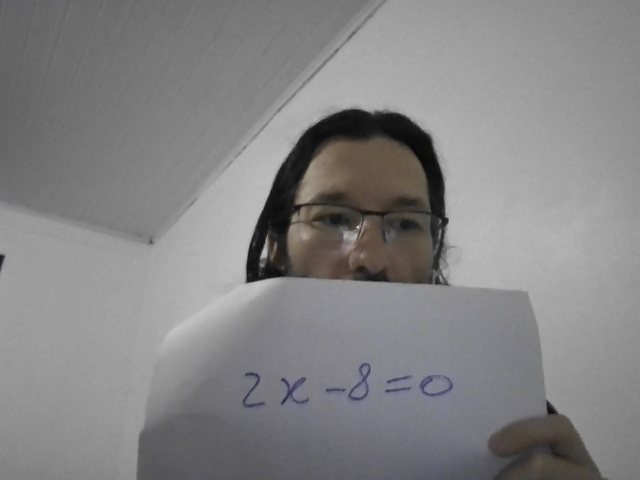
#> input picture capturas/20261104_202910.jpg, 640 x 480 px
$ python -i main.py   (imports and definitions only)
#> lines starting #> are read from the running program, lines starting #| are printed output that depends on the picture; after the words box and inside, x2 and y2 are one past the last pixel; in counts of white or black regions, pixels touching at a corner belong together
#> further down, picture is the input picture: shape (480, 640, 3); mean B, G, R 132.3, 131.5, 132.3
# Webcam OCR — OpenCV + Tesseract

import cv2
import numpy as np
import pytesseract
import os
import textwrap
from datetime import datetime

# Configuração do Tesseract
pytesseract.pytesseract.tesseract_cmd = "/usr/bin/tesseract"

IDIOMA = "por"
PASTA = "capturas"

# [1 line not run here, left out]


def corrigir_perspectiva(imagem):
    """Detecta o papel e corrige sua perspectiva."""

    cinza = cv2.cvtColor(imagem, cv2.COLOR_BGR2GRAY)

    # Reduz ruído e detecta bordas
    suavizada = cv2.GaussianBlur(cinza, (5, 5), 0)
    bordas = cv2.Canny(suavizada, 50, 150)
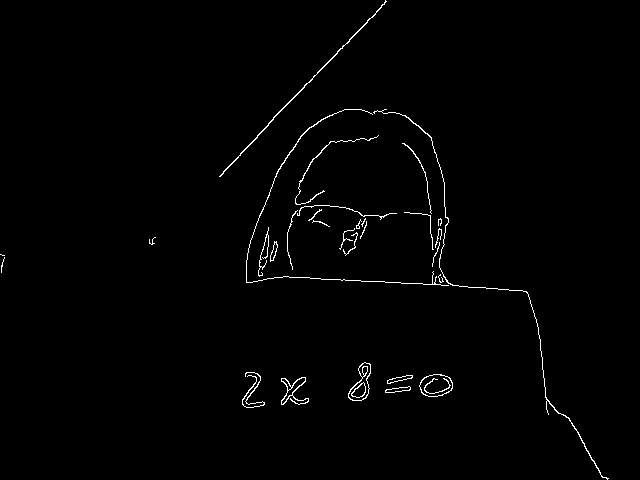
#> bordas: shape (480, 640); 1.1% white in thin lines or dots

    contornos, _ = cv2.findContours(
        bordas,
        cv2.RETR_LIST,
        cv2.CHAIN_APPROX_SIMPLE
    )
#> contornos = 42 contours, 21 with area under 20; largest, box (x1, y1, x2, y2) and area: (419, 374, 453, 397) 576, (419, 374, 453, 397) 556, (348, 362, 371, 401) 466, (348, 362, 371, 401) 400, (281, 377, 309, 405) 238

    contornos = sorted(
        contornos,
        key=cv2.contourArea,
        reverse=True
    )

    for contorno in contornos[:10]:

        perimetro = cv2.arcLength(contorno, True)

        aproximacao = cv2.approxPolyDP(
            contorno,
            0.02 * perimetro,
            True
        )

        # O papel deve possuir quatro cantos
        if len(aproximacao) == 4:

            pontos = aproximacao.reshape(4, 2).astype("float32")

            # Ordenar os quatro cantos
            soma = pontos.sum(axis=1)
            diferenca = np.diff(pontos, axis=1).flatten()

            superior_esquerdo = pontos[np.argmin(soma)]
            inferior_direito = pontos[np.argmax(soma)]
            superior_direito = pontos[np.argmin(diferenca)]
            inferior_esquerdo = pontos[np.argmax(diferenca)]

            ordenados = np.array([
                superior_esquerdo,
                superior_direito,
                inferior_direito,
                inferior_esquerdo
            ], dtype="float32")

            largura = max(
                np.linalg.norm(
                    ordenados[0] - ordenados[1]
                ),
                np.linalg.norm(
                    ordenados[2] - ordenados[3]
                )
            )

            altura = max(
                np.linalg.norm(
                    ordenados[0] - ordenados[3]
                ),
                np.linalg.norm(
                    ordenados[1] - ordenados[2]
                )
            )

            largura = int(largura)
            altura = int(altura)

            if largura < 100 or altura < 100:
                continue

            destino = np.array([
                [0, 0],
                [largura - 1, 0],
                [largura - 1, altura - 1],
                [0, altura - 1]
            ], dtype="float32")

            matriz = cv2.getPerspectiveTransform(
                ordenados,
                destino
            )

            documento = cv2.warpPerspective(
                imagem,
                matriz,
                (largura, altura)
            )

            return documento
#> this loop made 10 passes
#> perimetro on passes 1, 2, 3, 4, 5, 7, 8, 9, 10: 94.18, 91.84, 110.6, 139, 193.5, 78.57, 47.46, 45.7, 1123.8
#> (perimetro, aproximacao) on pass 6: (498, [[385, 0], [219, 176]])

    # Se não encontrar o papel, usa a imagem original
    return imagem


def preparar_imagem(imagem):
    """Melhora a imagem para reconhecimento de texto."""

    cinza = cv2.cvtColor(
        imagem,
        cv2.COLOR_BGR2GRAY
    )

    # Aumentar resolução para letras pequenas
    altura, largura = cinza.shape
#> altura = 480; largura = 640

    if largura < 1800:
        fator = 1800 / largura
#> fator = 2.81

        cinza = cv2.resize(
            cinza,
            None,
            fx=fator,
            fy=fator,
            interpolation=cv2.INTER_CUBIC
        )
#> cinza: shape (1350, 1800)

    # Melhorar contraste local
    clahe = cv2.createCLAHE(
        clipLimit=2.0,
        tileGridSize=(8, 8)
    )

    contraste = clahe.apply(cinza)
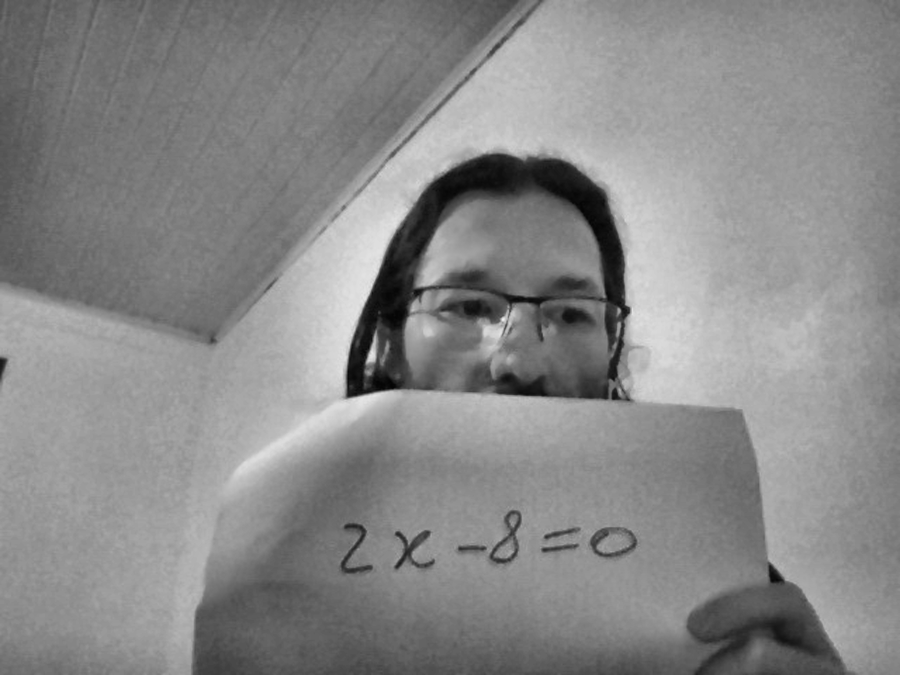
#> contraste: shape (1350, 1800) (shown at 1/2 size); min 3, max 242, mean 136.1

    return contraste


def reconhecer_texto(imagem):
    """Reconhece texto usando diferentes configurações."""

    documento = corrigir_perspectiva(imagem)

    processada = preparar_imagem(documento)

    cv2.imshow("Documento processado", processada)

    # Testar diferentes modos de segmentação
    configuracoes = [
        "--oem 3 --psm 6",
        "--oem 3 --psm 4"
    ]

    melhor_texto = ""
    melhor_confianca = -1

    for config in configuracoes:

        dados = pytesseract.image_to_data(
            processada,
            lang=IDIOMA,
            config=config,
            output_type=pytesseract.Output.DICT
        )

        confiancas = [
            float(c)
            for c, palavra in zip(
                dados["conf"],
                dados["text"]
            )
            if palavra.strip() and float(c) >= 0
        ]

        confianca = (
            sum(confiancas) / len(confiancas)
            if confiancas else 0
        )

        texto = pytesseract.image_to_string(
            processada,
            lang=IDIOMA,
            config=config
        )

        if confianca > melhor_confianca:
            melhor_confianca = confianca
            melhor_texto = texto
#> after the loop, melhor_confianca = -1; melhor_texto = ''

    print(f"Confiança média: {melhor_confianca:.1f}%")

    return melhor_texto.strip(), documento


# [64 lines left out: functions salvar_resultado, main, not called in this run]


# [2 lines not run here, left out]

>>> import cv2
>>> picture = cv2.imread('capturas/20261104_202910.jpg')
#> (the run stopped early here; a loop or call above may not have finished)

$ run again, on capturas/20261104_203005.jpg
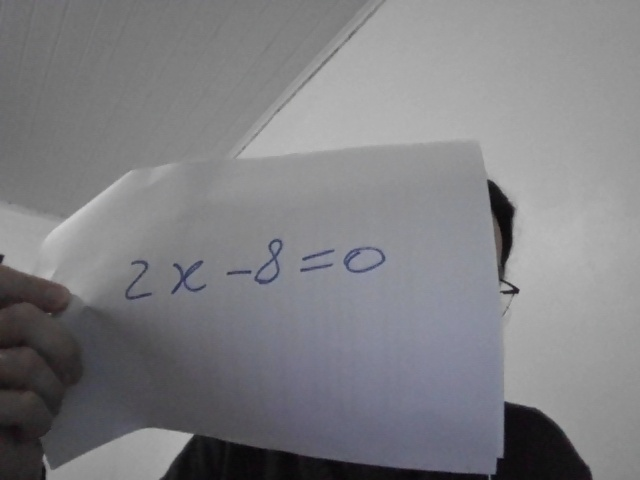
#> input picture capturas/20261104_203005.jpg, 640 x 480 px
#> picture is the input picture: shape (480, 640, 3); mean B, G, R 130.4, 126.9, 127
#> in corrigir_perspectiva, `bordas = cv2.Canny(suavizada, 50, 150)`:
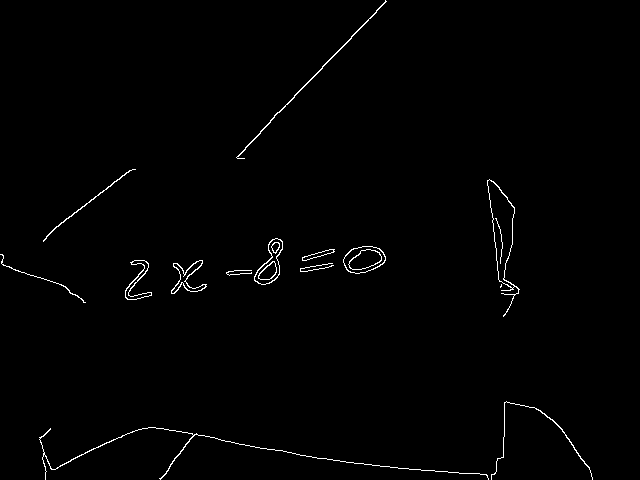
#> bordas: shape (480, 640); 0.96% white in thin lines or dots
#> contornos = 27 contours, 4 with area under 20; largest, box (x1, y1, x2, y2) and area: (487, 179, 520, 317) 1543, (487, 179, 515, 289) 1496, (343, 246, 386, 274) 856, (343, 246, 386, 274) 828, (254, 238, 283, 285) 664
#> the loop in corrigir_perspectiva, `for contorno in contornos[:10]: ` made 10 passes
#> perimetro on passes 1 to 8: 389.9, 256.2, 115.7, 113.4, 132.1, 129.8, 89.01, 87.25
#> in preparar_imagem, `contraste = clahe.apply(cinza)`:
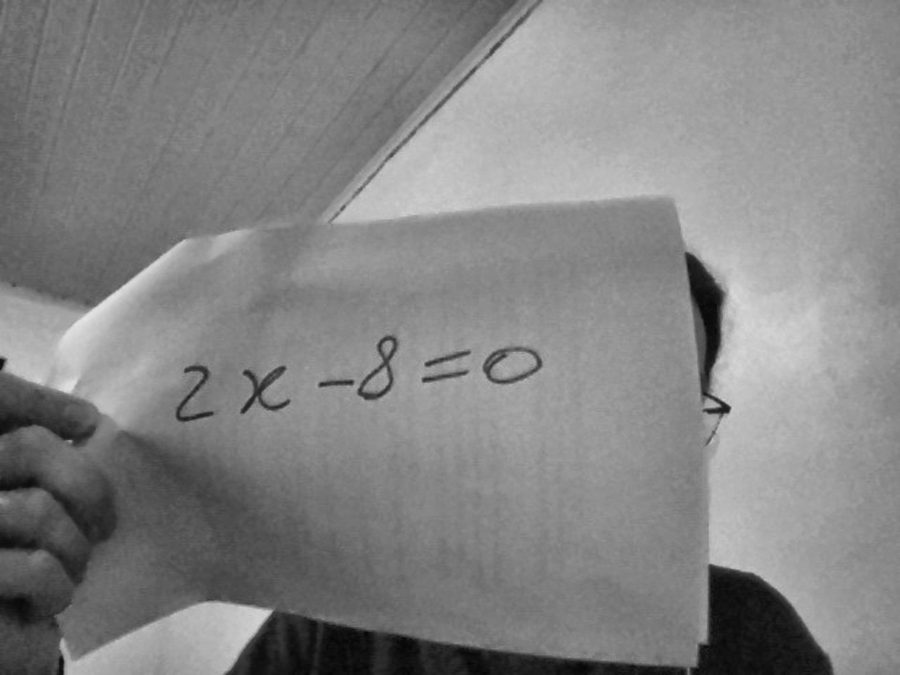
#> contraste: shape (1350, 1800) (shown at 1/2 size); min 4, max 228, mean 131.6
#> after the loop in reconhecer_texto, `for config in configuracoes:`: melhor_confianca = -1; melhor_texto = ''

$ run again, on capturas/20261104_203609.jpg
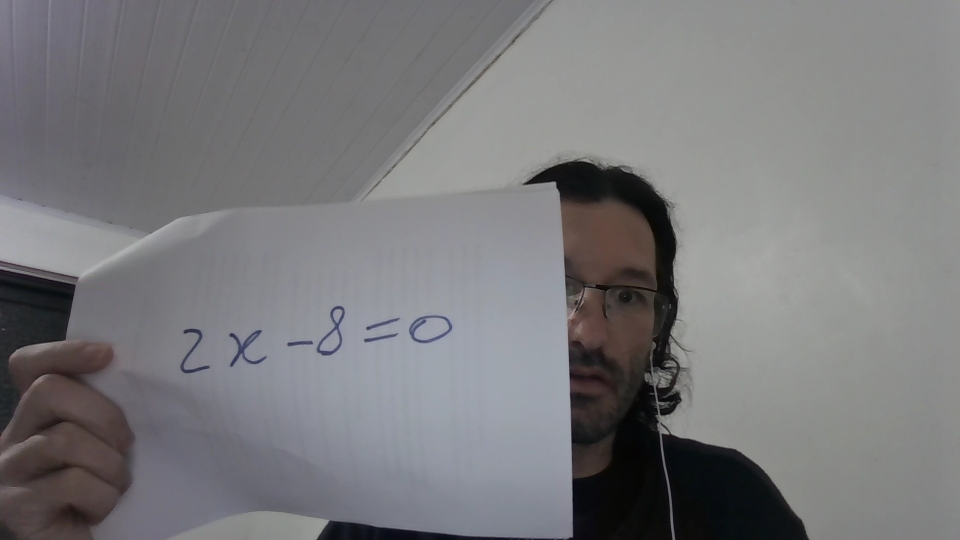
#> input picture capturas/20261104_203609.jpg, 1920 x 1080 px (shown at 1/2 size)
#> picture is the input picture: shape (1080, 1920, 3); mean B, G, R 123.6, 121.3, 121.7
#> in corrigir_perspectiva, `bordas = cv2.Canny(suavizada, 50, 150)`:
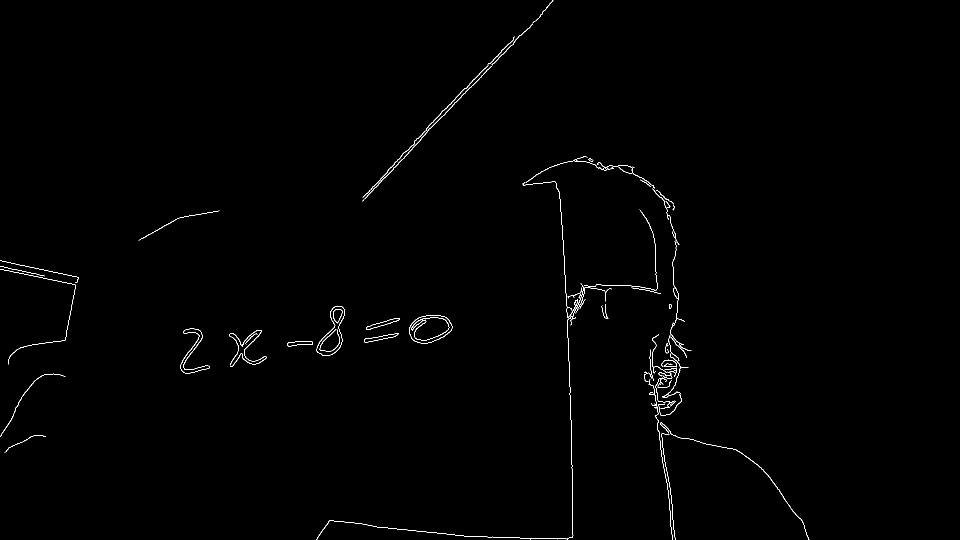
#> bordas: shape (1080, 1920) (shown at 1/2 size); 0.53% white in thin lines or dots, all inside (x1, y1, x2, y2) = (0, 0, 1619, 1080)
#> contornos = 86 contours, 44 with area under 20; largest, box (x1, y1, x2, y2) and area: (818, 630, 905, 687) 3656, (818, 630, 905, 687) 3596, (633, 612, 690, 712) 2766, (633, 612, 690, 712) 2683, (822, 635, 899, 681) 2356
#> the loop in corrigir_perspectiva, `for contorno in contornos[:10]: ` made 10 passes
#> (perimetro, pontos, soma, diferenca, ordenados, largura, altura) on passes 9 to 10: (156, [[799, 636], [734, 653], [732, 658], [781, 646]], [1435, 1387, 1390, 1427], [-163, -81, -74, -135], [[734, 653], [799, 636], [799, 636], [732, 658]], 70, 5), (154.4, [[796, 666], [730, 677], [728, 682], [786, 674]], [1462, 1407, 1410, 1460], [-130, -53, -46, -112], [[730, 677], [796, 666], [796, 666], [728, 682]], 69, 5)
#> in preparar_imagem, `contraste = clahe.apply(cinza)`:
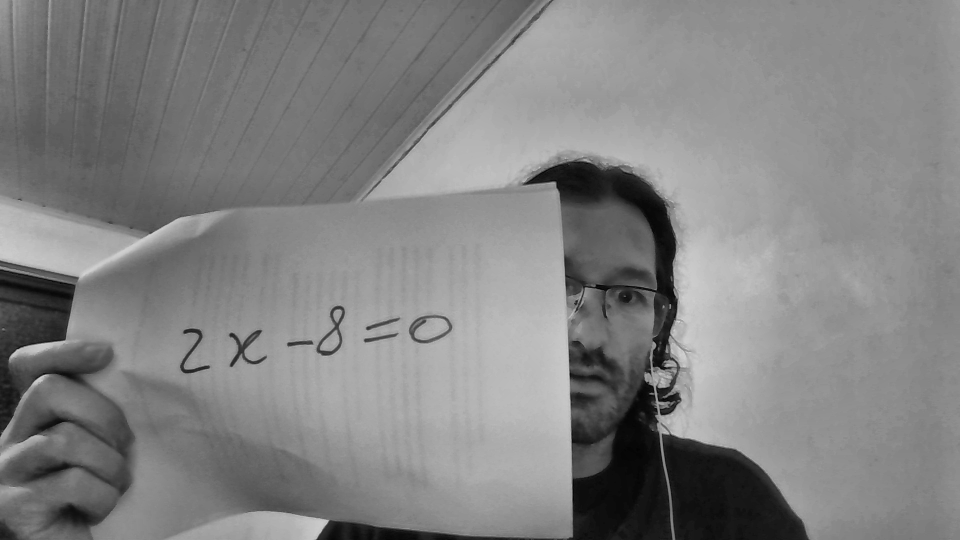
#> contraste: shape (1080, 1920) (shown at 1/2 size); min 1, max 217, mean 129.8
#> after the loop in reconhecer_texto, `for config in configuracoes:`: melhor_confianca = -1; melhor_texto = ''
